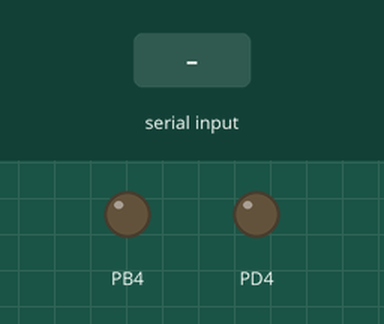
Bench run of a program on a simulated ATmega32, built with avr-gcc and emulated at 8 MHz. Shown: output pins drawn as LEDs (lit = HIGH). The inputs (shaded band) are chosen by the test bench.

Above: at 1.9 s.
2.0 s: "1" received over Serial
At 3.1 s:
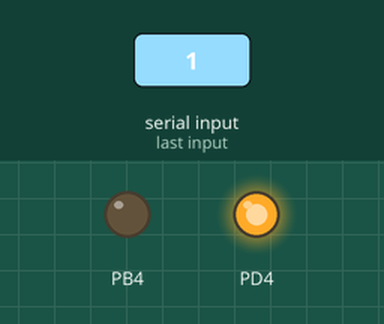
Timing chart, 0 to 5.0 s (numbered marks = the images above; inputs shaded):
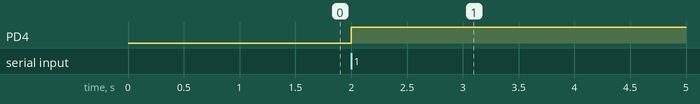

Measured:
- after the input at 2.0 s, PD4: LOW → HIGH at once

The program:

main.c
```c
/*
 * SPI_Master.c
 *
 * Created: 12/21/2020 9:17:54 AM
 * Author : Salamony
 */

#include "SPI.h"
#include "UART.h"
#define  F_CPU  8000000
#include <util/delay.h>


int main(void)
{

	uint8 rec_data = 0 ;
	uint8 read_data_bluetooth = 0 ;

	UART_Init();
	SPI_Master_Init();
	SPI_Master_Init_Trans();
	_delay_ms(1000);

	DIO_SetPinDir(DIO_PORTD , DIO_PIN4 , DIO_PIN_OUTPUT);

	while (1)
	{

		read_data_bluetooth = UART_Rx();
		DIO_SetPinVal(DIO_PORTD , DIO_PIN4 , DIO_PIN_HIGH);
		rec_data = SPI_Transiver (read_data_bluetooth);

		_delay_ms(1000);

	}
}
```

SPI.c
```c
/*
 * SPI.c
 *
 * Created: 28/11/2020 08:21:24 م
 *  Author: Ali
 */

#include "SPI.h"


void SPI_Master_Init(void)
{
	DIO_SetPinDir(DIO_PORTB , DIO_PIN4 , DIO_PIN_OUTPUT);
	DIO_SetPinDir(DIO_PORTB , DIO_PIN5 , DIO_PIN_OUTPUT);
	DIO_SetPinDir(DIO_PORTB , DIO_PIN6 , DIO_PIN_INPUT);
	DIO_SetPinDir(DIO_PORTB , DIO_PIN7 , DIO_PIN_OUTPUT);

	SPI->SPCR = 0x53 ;

}

void SPI_Slave_Init(void)
{
	DIO_SetPinDir(DIO_PORTB , DIO_PIN4 , DIO_PIN_INPUT);
	DIO_SetPinDir(DIO_PORTB , DIO_PIN5 , DIO_PIN_INPUT);
	DIO_SetPinDir(DIO_PORTB , DIO_PIN6 , DIO_PIN_OUTPUT);
	DIO_SetPinDir(DIO_PORTB , DIO_PIN7 , DIO_PIN_INPUT);

	SPI->SPCR = 0x40 ;
}

void SPI_Master_Init_Trans(void)
{
	DIO_SetPinVal(DIO_PORTB , DIO_PIN4 , DIO_PIN_LOW);
}

void SPI_Master_Ter_Trans(void)
{
	DIO_SetPinVal(DIO_PORTB , DIO_PIN4 , DIO_PIN_HIGH);
}

uint8 SPI_Transiver(uint8 data)
{
	uint8 rec_data = 0;

	SPI->SPDR = data;

	while(GET_BIT(SPI->SPSR , 7) == 0);

	rec_data = SPI->SPDR ;

	return rec_data;
}
```

SPI.h
```c
/*
 * SPI.h
 *
 * Created: 28/11/2020 08:21:38 م
 *  Author: Ali
 */


#ifndef SPI_H_
#define SPI_H_

#include "DIO.h"


void SPI_Master_Init(void);

void SPI_Slave_Init(void);

void SPI_Master_Init_Trans(void);

void SPI_Master_Ter_Trans(void);

uint8 SPI_Transiver(uint8 data);


#endif /* SPI_H_ */
```

STD.h
```c
/*
 * STD.h
 *
 * Created: 25/07/2020 06:37:35 م
 *  Author: Ali
 */


#ifndef STD_H_
#define STD_H_

typedef unsigned char  uint8;
typedef signed char    sint8;
typedef unsigned short uint16;
typedef signed short   sint16;
typedef unsigned long  uint32;
typedef signed long    sint32;
typedef float          float32;
typedef double         float64;


#endif /* STD_H_ */
```

UART.c
```c
/*
 * UART.c
 *
 * Created: 12/4/2020 4:33:17 PM
 *  Author: Salamony
 */


#include "UART.h"
#include "DIO.h"


#define FREQ 80000
#define Desired_Br 96
void UART_Init(void){

	uint32 BR_Value = 0;

	//Rx & Tx
	DIO_SetPinDir(DIO_PORTD,DIO_PIN1,DIO_PIN_OUTPUT);
	DIO_SetPinDir(DIO_PORTD,DIO_PIN0,DIO_PIN_INPUT);

	BR_Value = ((FREQ)/(16*Desired_Br))-1;

	UBRRL = BR_Value;

	SET_BIT(UCSRB,3);
	SET_BIT(UCSRB,4);

	// Register UCSRS BIT 7 , 8 BITS TRANSFER, NO PARITY CHECK, 1 BIT STOP
	UCSRC = 0X86;
}

void UART_Tx(uint8 data){
	UDR = data;
	//check flag if data is transmitted
	while(GET_BIT(UCSRA,5)==0);
}

void UART_TxString(uint8* data){
	//Send string 1 byte at a time because it's transfered into ASCII

	uint8 i = 0;

	while(data[i] != '\0'){
		UART_Tx(data[i]);
		i++;
	}


}

uint8 UART_Rx(void){

	//when data received check flag
	while(GET_BIT(UCSRA,7)==0);

	return UDR;
}
```

UART.h
```c
/*
 * UART.h
 *
 * Created: 12/4/2020 4:33:28 PM
 *  Author: Salamony
 */


#ifndef UART_H_
#define UART_H_

#include "ATmega_Registers.h"
#include "BIT_Math.h"

void UART_Init(void);

void UART_Tx(uint8 data);

void UART_TxString(uint8* data);

uint8 UART_Rx(void);


#endif /* UART_H_ */
```

ATmega_Registers.h
```c
/*
 * ATmega_Registers.h
 *
 * Created: 25/07/2020 06:28:44 م
 *  Author: Ali
 */


#ifndef ATMEGA_REGISTERS_H_
#define ATMEGA_REGISTERS_H_

#include "STD.h"


/*********************************  DIO  ********************************/

#define   DDRA    (*(volatile uint8*)(0x3A))
#define   PORTA   (*(volatile uint8*)(0x3B))
#define   PINA    (*(volatile uint8*)(0x39))

#define   DDRB    (*(volatile uint8*)(0x37))
#define   PORTB   (*(volatile uint8*)(0x38))
#define   PINB    (*(volatile uint8*)(0x36))

#define   DDRC    (*(volatile uint8*)(0x34))
#define   PORTC   (*(volatile uint8*)(0x35))
#define   PINC    (*(volatile uint8*)(0x33))

#define  PORTD    (*(volatile uint8*)(0x32))
#define  PIND     (*(volatile uint8*)(0x30))
#define  DDRD     (*(volatile uint8*)(0x31))


/*******************************   EXternal INT ***********************************************/

#define SREG   (*(volatile uint8*)(0x5F))

#define GICR   (*(volatile uint8*)(0x5B))

#define GIFR   (*(volatile uint8*)(0x5A))

#define MCUCR  (*(volatile uint8*)(0x55))

#define MCUCSR (*(volatile uint8*)(0x54))

/************************************  ADC   **************************************************/

#define ADMUX           (*(volatile uint8 *)(0x27))
#define ADCSRA          (*(volatile uint8 *)(0x26))
#define ADCH            (*(volatile uint8 *)(0x25))
#define ADCL            (*(volatile uint8 *)(0x24))
#define ADC_ADJUST      (*(volatile uint16 *)(0x24))
#define SFIOR           (*(volatile uint8 *)(0x50))


/*********************************  Timer0  ************************************************/

#define TCCR0           (*(volatile uint8*)(0x53))
#define TCNT0           (*(volatile uint8*)(0x52))
#define OCR0            (*(volatile uint8*)(0x5C))
#define TIMSK           (*(volatile uint8*)(0x59))

/******************************* Timer1  ****************************************************/

#define TCCR1A           (*(volatile uint8*)(0x4F))
#define TCCR1B           (*(volatile uint8*)(0x4E))
#define OCR1             (*(volatile uint16*)(0x4A))


/*****************************  UART  ****************************************************/

#define UBRRH   (*((volatile uint8*)0x40))
#define UBRRL   (*((volatile uint8*)0x29))
#define UCSRA   (*((volatile uint8*)0x2B))
#define UCSRB   (*((volatile uint8*)0x2A))
#define UCSRC   (*((volatile uint8*)0x40))
#define UDR     (*((volatile uint8*)0x2C))

/****************************  SPI   ***************************************************/

typedef struct
{
	uint8 SPCR;
	uint8 SPSR;
	uint8 SPDR;
}SPI_REGS;

#define  SPI  ((volatile SPI_REGS*)(0x2D))

#endif /* ATMEGA_REGISTERS_H_ */
```

BIT_MATH.h
```c
/*
 * BIT_MATH.h
 *
 * Created: 25/07/2020 06:38:24 م
 *  Author: Ali
 */


#ifndef BIT_MATH_H_
#define BIT_MATH_H_


#define SET_BIT(REG,BIT)  (REG |= (1<<BIT))
#define CLR_BIT(REG,BIT)  (REG &=~ (1<<BIT))
#define Toggle_BIT(REG,BIT) (REG ^= (1<<BIT))
#define GET_BIT(REG,BIT)  ((REG >> BIT) & (0X01))


#endif /* BIT_MATH_H_ */
```

DIO.c
```c
/*
 * DIO.c
 *
 * Created: 24/10/2020 06:45:43 م
 *  Author: Ali
 */


#include "DIO.h"


void DIO_SetPortDir(uint8 Port , uint8 Dir)
{

switch(Port)
{
	case  DIO_PORTA :
	DDRA = Dir;

	break;

	case  DIO_PORTB :
	DDRB = Dir;

	break;

	case  DIO_PORTC :
	DDRC = Dir;

	break;

	case  DIO_PORTD :
	DDRD = Dir;

	break;

	default:
	break;
}

}


void DIO_SetPinDir(uint8 Port , uint8 Pin , uint8 Dir)
{
	switch(Dir)
	{
		case DIO_PIN_OUTPUT :

		switch(Port)
		{
			case DIO_PORTA :
			SET_BIT(DDRA,Pin);
			break;

			case DIO_PORTB :
			SET_BIT(DDRB,Pin);
			break;

			case DIO_PORTC :
			SET_BIT(DDRC,Pin);
			break;

			case DIO_PORTD :
			SET_BIT(DDRD,Pin);
			break;

			default:
			break;

		}

		break;

		case DIO_PIN_INPUT :

			switch(Port)
			{
				case DIO_PORTA :
				CLR_BIT(DDRA,Pin);
				break;

				case DIO_PORTB :
				CLR_BIT(DDRB,Pin);
				break;

				case DIO_PORTC :
				CLR_BIT(DDRC,Pin);
				break;

				case DIO_PORTD :
				CLR_BIT(DDRD,Pin);
				break;

				default:
				break;

			}

			break;

	default:
	break;

	}
}


void DIO_SetPortVal(uint8 Port , uint8 Val)
{
	switch(Port)
	{
		case  DIO_PORTA :
		PORTA = Val;

		break;

		case  DIO_PORTB :
		PORTB = Val;

		break;

		case  DIO_PORTC :
		PORTC = Val;

		break;

		case  DIO_PORTD :
		PORTD = Val;

		break;

		default:
		break;
	}
}


void DIO_SetPinVal(uint8 Port , uint8 Pin , uint8 Val)
{
		switch(Val)
		{
			case DIO_PIN_HIGH :

			switch(Port)
			{
				case DIO_PORTA :
				SET_BIT(PORTA,Pin);
				break;

				case DIO_PORTB :
				SET_BIT(PORTB,Pin);
				break;

				case DIO_PORTC :
				SET_BIT(PORTC,Pin);
				break;

				case DIO_PORTD :
				SET_BIT(PORTD,Pin);
				break;

				default:
				break;

			}

			break;

			case DIO_PIN_LOW :

			switch(Port)
			{
				case DIO_PORTA :
				CLR_BIT(PORTA,Pin);
				break;

				case DIO_PORTB :
				CLR_BIT(PORTB,Pin);
				break;

				case DIO_PORTC :
				CLR_BIT(PORTC,Pin);
				break;

				case DIO_PORTD :
				CLR_BIT(PORTD,Pin);
				break;

				default:
				break;

			}

			break;

			default:
			break;

		}
}


void DIO_ReadPort(uint8 Port , uint8* Val)
{
	switch(Port)
	{
		case  DIO_PORTA :
		*Val = PINA;

		break;

		case  DIO_PORTB :
		*Val = PINB;

		break;

		case  DIO_PORTC :
		*Val = PINC;

		break;

		case  DIO_PORTD :
		*Val = PIND;

		break;

		default:
		break;
	}
}


void DIO_ReadPin(uint8 Port , uint8 Pin , uint8* Val)
{
	switch(Port)
	{
		case  DIO_PORTA :
		*Val = GET_BIT(PINA,Pin);

		break;

		case  DIO_PORTB :
		*Val = GET_BIT(PINB,Pin);

		break;

		case  DIO_PORTC :
		*Val = GET_BIT(PINC,Pin);

		break;

		case  DIO_PORTD :
		*Val = GET_BIT(PIND,Pin);

		break;

		default:
		break;
	}
}


void DIO_TogglePin(uint8 Port , uint8 Pin)
{
	switch(Port)
	{
		case DIO_PORTA :
		Toggle_BIT(PORTA,Pin);
		break;

		case DIO_PORTB :
		Toggle_BIT(PORTB,Pin);
		break;

		case DIO_PORTC :
		Toggle_BIT(PORTC,Pin);
		break;

		case DIO_PORTD :
		Toggle_BIT(PORTD,Pin);
		break;

		default:
		break;

	}
}
```

DIO.h
```c
/*
 * DIO.h
 *
 * Created: 24/10/2020 06:45:30 م
 *  Author: Ali
 */


#ifndef DIO_H_
#define DIO_H_

#include "ATmega_Registers.h"
#include "BIT_Math.h"


#define    DIO_PORTA    0
#define    DIO_PORTB    1
#define    DIO_PORTC    2
#define    DIO_PORTD    3

#define    DIO_PIN0     0
#define    DIO_PIN1     1
#define    DIO_PIN2     2
#define    DIO_PIN3     3
#define    DIO_PIN4     4
#define    DIO_PIN5     5
#define    DIO_PIN6     6
#define    DIO_PIN7     7


#define    DIO_PIN_OUTPUT   1
#define    DIO_PIN_INPUT    0

#define    DIO_PORT_OUTPUT  0XFF
#define    DIO_PORT_INPUT   0X00


#define    DIO_PIN_HIGH     1
#define    DIO_PIN_LOW      0

#define    DIO_PORT_HIGH    0XFF
#define    DIO_PORT_LOW     0X00


void DIO_SetPortDir(uint8 Port , uint8 Dir);
void DIO_SetPinDir(uint8 Port , uint8 Pin , uint8 Dir);

void DIO_SetPortVal(uint8 Port , uint8 Val);
void DIO_SetPinVal(uint8 Port , uint8 Pin , uint8 Val);

void DIO_ReadPort(uint8 Port , uint8* Val);
void DIO_ReadPin(uint8 Port , uint8 Pin , uint8* Val);

void DIO_TogglePin(uint8 Port , uint8 Pin);


#endif /* DIO_H_ */
```
